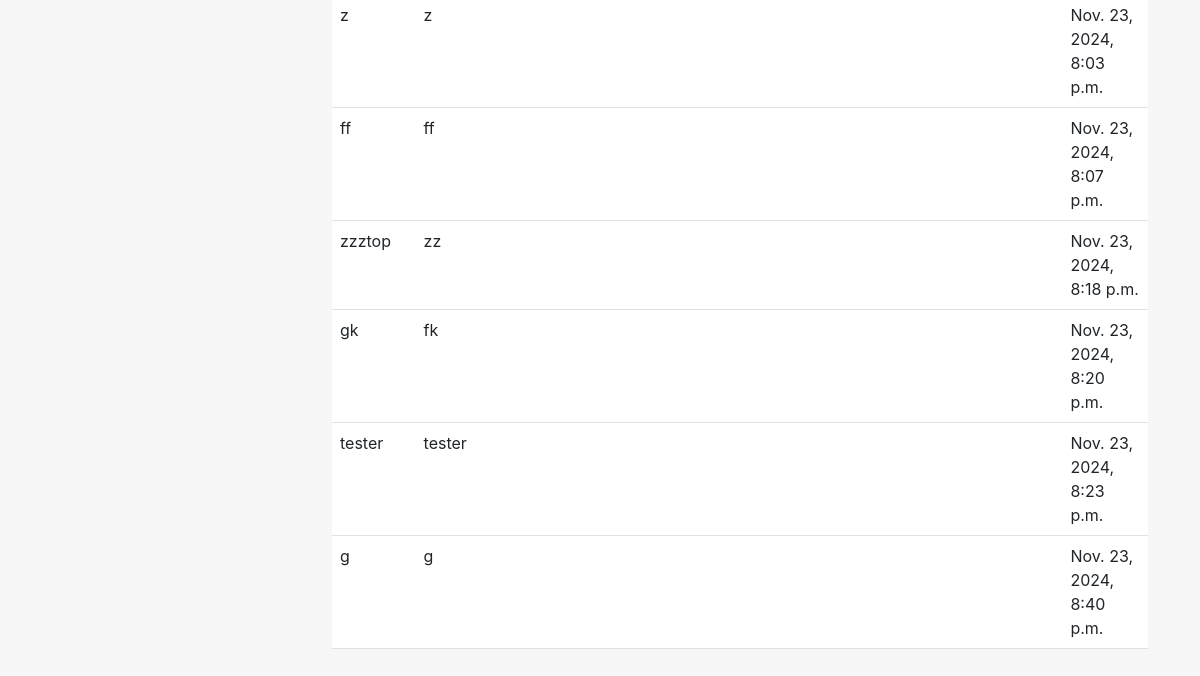
The page /procurement01/rfps/ (signed in, lower part) on the database as committed earlier.
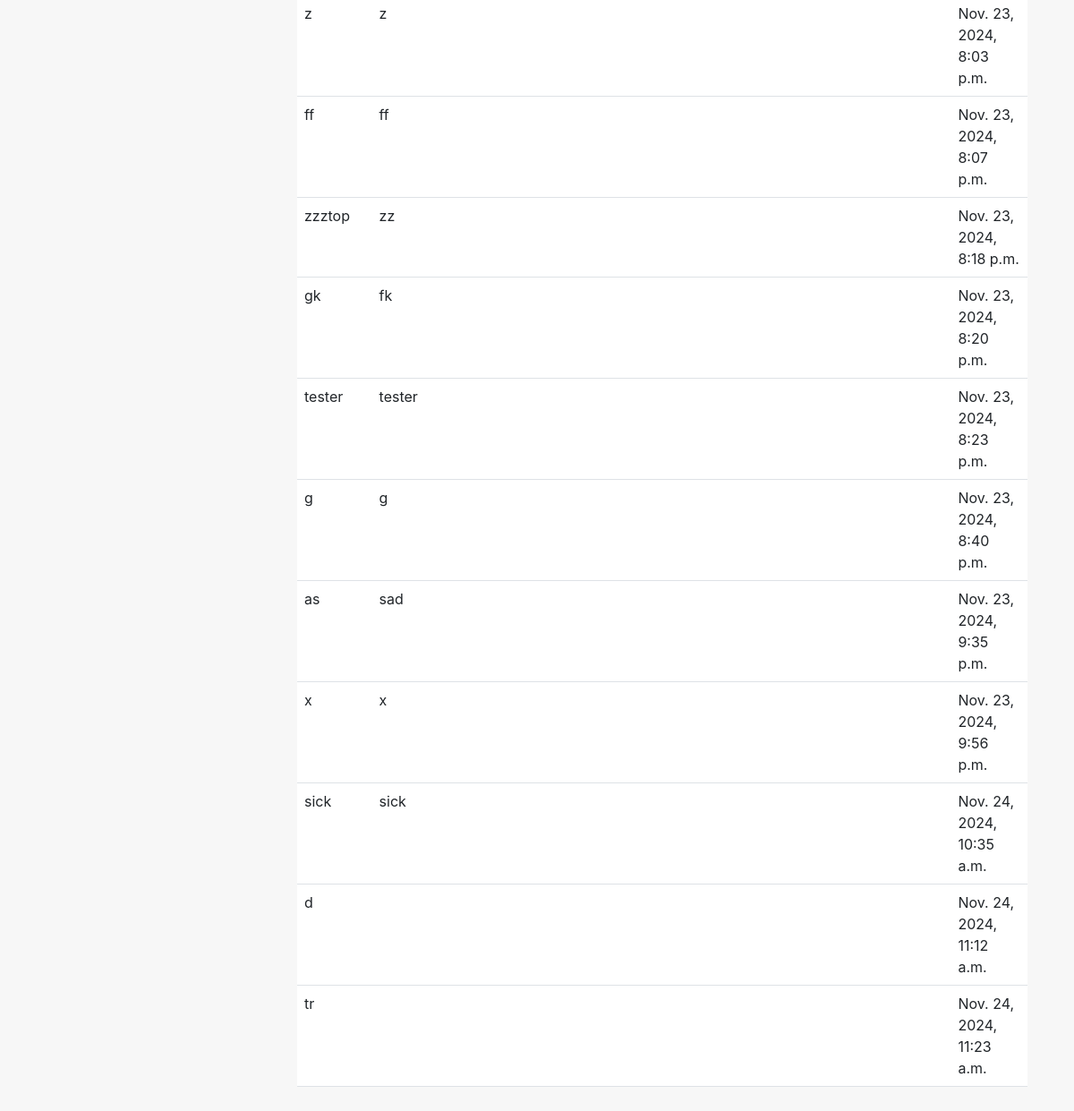
The same page on the database as committed later.
### procurement01/models.py (models this page shows, shortened)
class RFP(models.Model):
    title = models.CharField(max_length=255)
    description = models.TextField(blank = True)
    created_at = models.DateTimeField(auto_now_add=True)
    updated_at = models.DateTimeField(auto_now=True)
    deleted_at = models.DateTimeField(null=True, blank=True)

### procurement01/views.py (the view)
# urls.py: path('rfps/', views.rfp_list_view, name='rfp_list'),
@login_required
def rfp_list_view(request):
    rfps = RFP.objects.all()  # You might want to filter by the user's company if needed
    return render(request, 'procurement01/rfp_list.html', {'rfps': rfps})

### procurement01/templates/procurement01/rfp_list.html (shortened to what this page needs)
{% extends 'procurement01/layout.html' %}
{% block content %}
<table class="table">
    <tbody>
        {% for rfp in rfps %}
            <tr class="clickable-row" data-href="{% url 'rfp_detail' rfp.id %}">
                <td>{{ rfp.title }}</td>
                <td>{{ rfp.description }}</td>
                <td>{{ rfp.created_at }}</td>
            </tr>
        {% empty %}
        <tr>
            <td colspan="3">No RFPs available.</td>
        </tr>
        {% endfor %}
    </tbody>
</table>
{% endblock %}

### procurement01/templates/procurement01/layout.html (shortened to what this page needs)
{% load static %}
<!DOCTYPE html>
<html lang="en">
<head>
    <link href="https://cdn.jsdelivr.net/npm/bootstrap@5.3.0-alpha3/dist/css/bootstrap.min.css" rel="stylesheet">
    <link href="https://cdn.jsdelivr.net/npm/select2@4.1.0/dist/css/select2.min.css" rel="stylesheet" />
    <link href="https://cdn.jsdelivr.net/npm/choices.js/public/assets/styles/choices.min.css" rel="stylesheet">
    <link href="https://cdn.jsdelivr.net/npm/bootstrap-icons@1.10.0/font/bootstrap-icons.css" rel="stylesheet">
    <link href="{% static 'style.css' %}" rel="stylesheet">
</head>
<body>
    <div class="main-content" id="main-content">
        <div class="container">
            {% block content %}{% endblock %}
        </div>
    </div>
</body>
</html>

### procurement01/static/style.css (style rules this page uses)
body { font-family: -apple-system, BlinkMacSystemFont, "Segoe UI", Roboto, Helvetica, Arial, sans-serif; background-color: #f7f7f7; color: #333; display: flex; margin: 0; padding: 0; overflow-y: auto; }
.main-content { margin-left: 280px; padding: 40px; width: calc(100% - 280px); }
.table tbody tr { cursor: pointer; transition: background-color 0.2s ease; }

Rows that differ between the two databases and show on the page:
added RFP: title "as", description "sad", created_at "Nov. 23, 2024, 9:35 p.m."
added RFP: title "x", description "x", created_at "Nov. 23, 2024, 9:56 p.m."
added RFP: title "sick", description "sick", created_at "Nov. 24, 2024, 10:35 a.m."
added RFP: title "d", created_at "Nov. 24, 2024, 11:12 a.m."
added RFP: title "tr", created_at "Nov. 24, 2024, 11:23 a.m."
